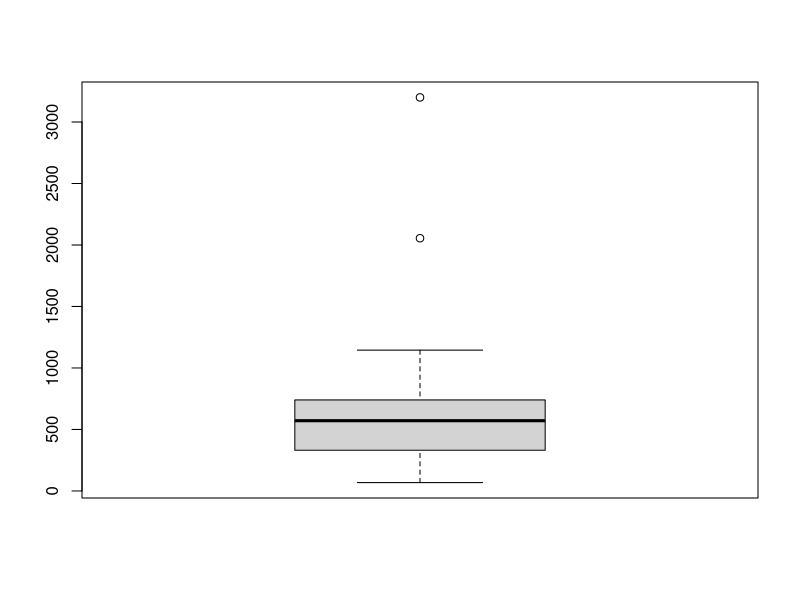
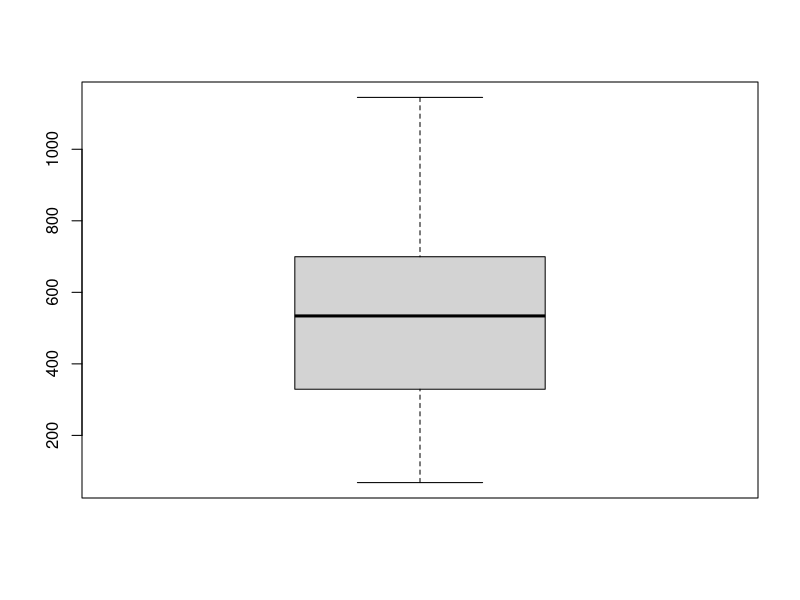
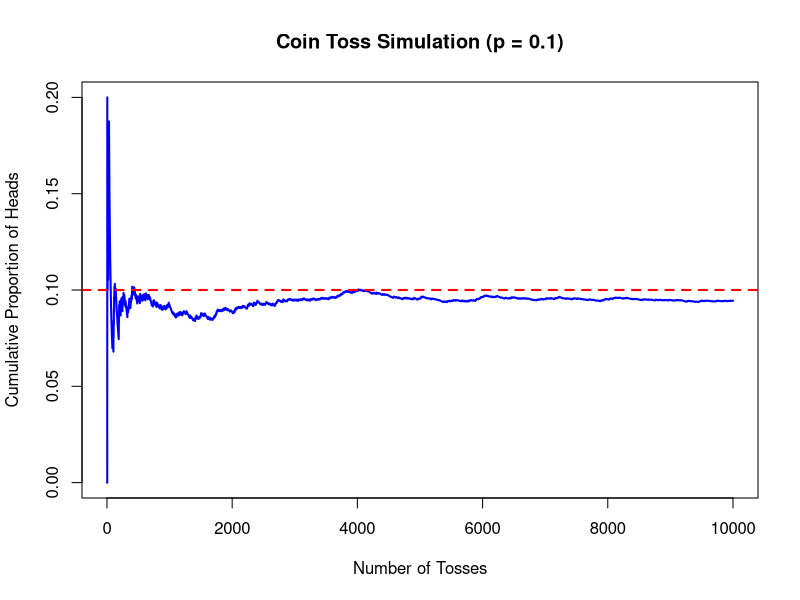
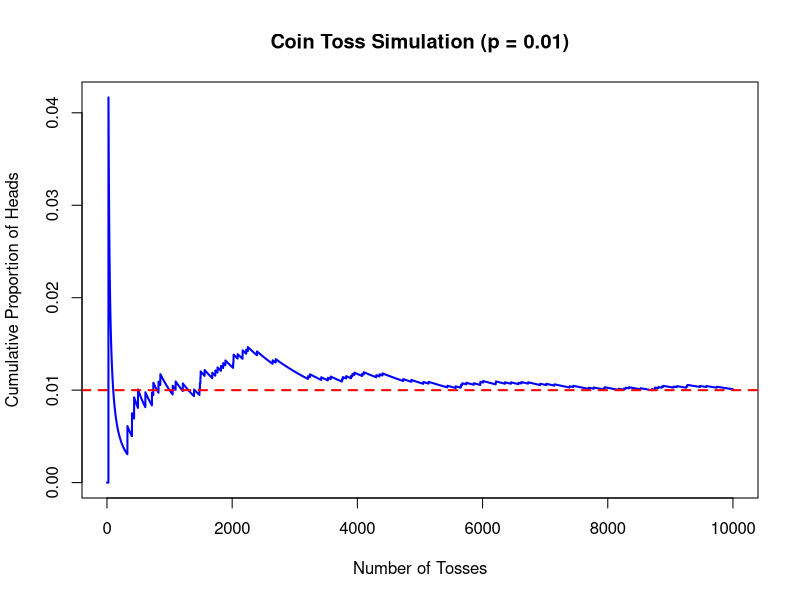

The R source for these figures, in order:
## ---- chunk 1
x = c(684, 390, 331, 471, 260, 279, 252, 68, 2055, 1145, 879, 93, 119, 1124, 553, 327, 652, 954, 590, 620, 3200, 594, 450, 515, 890, 452, 680, 480, 740, 715)
mean(x)
median(x)
sd(x)
var(x)
quantile(x)
## ---- chunk 2
boxplot(x)
## ---- chunk 3
new_x = c(684, 390, 331, 471, 260, 279, 252, 68, 1145, 879, 93, 119, 1124, 553, 327, 652, 954, 590, 620, 594, 450, 515, 890, 452, 680, 480, 740, 715)
boxplot(new_x)
## ---- chunk 4
score <- c(21, 27, 32, 41, 41, 42, 43, 44, 44, 45, 52, 52, 53, 54, 56, 56, 57, 58, 59, 59, 59, 61, 62, 62,62,63,63,63,63,63,63,64,64,64,65,65,67,68,68,69,71,75,76,76,77,78,79,84,87,88,89,92,98)
freq <- table(score)
print(freq)
mode <- as.numeric(names(which.max(freq)))
print(mode);median(score)
## ---- chunk 5
quantile(score, probs = c(0.25, 0.75))
## ---- chunk 6
print(sprintf("%.1f%%", mean(score <= 40) * 100))
print(sprintf("%.1f%%", mean(score >= 70) * 100))

## ---- chunk 7
# 부서별 인원 수
n <- c(20, 45, 30, 50, 15)

# 부서별 평균 점수
avg <- c(79, 80, 75, 85, 90)

# 전체 직원 평균 점수 (가중평균)
overall_mean <- weighted.mean(avg, n)

overall_mean
## ---- chunk 8
# -----------------------------
# 1. 설정
# -----------------------------
set.seed(123)          # 재현 가능성
n <- 10000             # 동전 던지는 횟수
p <- 0.1    # 앞면 확률을 난수로 설정

p
# -----------------------------
# 2. 동전 던지기 (앞면=1, 뒷면=0)
# -----------------------------
coin <- rbinom(n = n, size = 1, prob = p)
# -----------------------------
# 3. 누적 앞면 비율 계산
# -----------------------------
cum_heads <- cumsum(coin) / seq_len(n)
# -----------------------------
# 4. 시각화
# -----------------------------
plot(
  cum_heads,
  type = "l",
  col = "blue",
  lwd = 2,
  xlab = "Number of Tosses",
  ylab = "Cumulative Proportion of Heads",
  main = paste0(
    "Coin Toss Simulation (p = ", round(p, 3), ")"
  )
)

abline(h = p, col = "red", lwd = 2, lty = 2)

## ---- chunk 9
# -----------------------------
# 1. 설정
# -----------------------------
set.seed(123)          # 재현 가능성
n <- 10000             # 동전 던지는 횟수
p <- 0.01    # 앞면 확률을 난수로 설정

p
# -----------------------------
# 2. 동전 던지기 (앞면=1, 뒷면=0)
# -----------------------------
coin <- rbinom(n = n, size = 1, prob = p)
# -----------------------------
# 3. 누적 앞면 비율 계산
# -----------------------------
cum_heads <- cumsum(coin) / seq_len(n)
# -----------------------------
# 4. 시각화
# -----------------------------
plot(
  cum_heads,
  type = "l",
  col = "blue",
  lwd = 2,
  xlab = "Number of Tosses",
  ylab = "Cumulative Proportion of Heads",
  main = paste0(
    "Coin Toss Simulation (p = ", round(p, 3), ")"
  )
)

abline(h = p, col = "red", lwd = 2, lty = 2)
